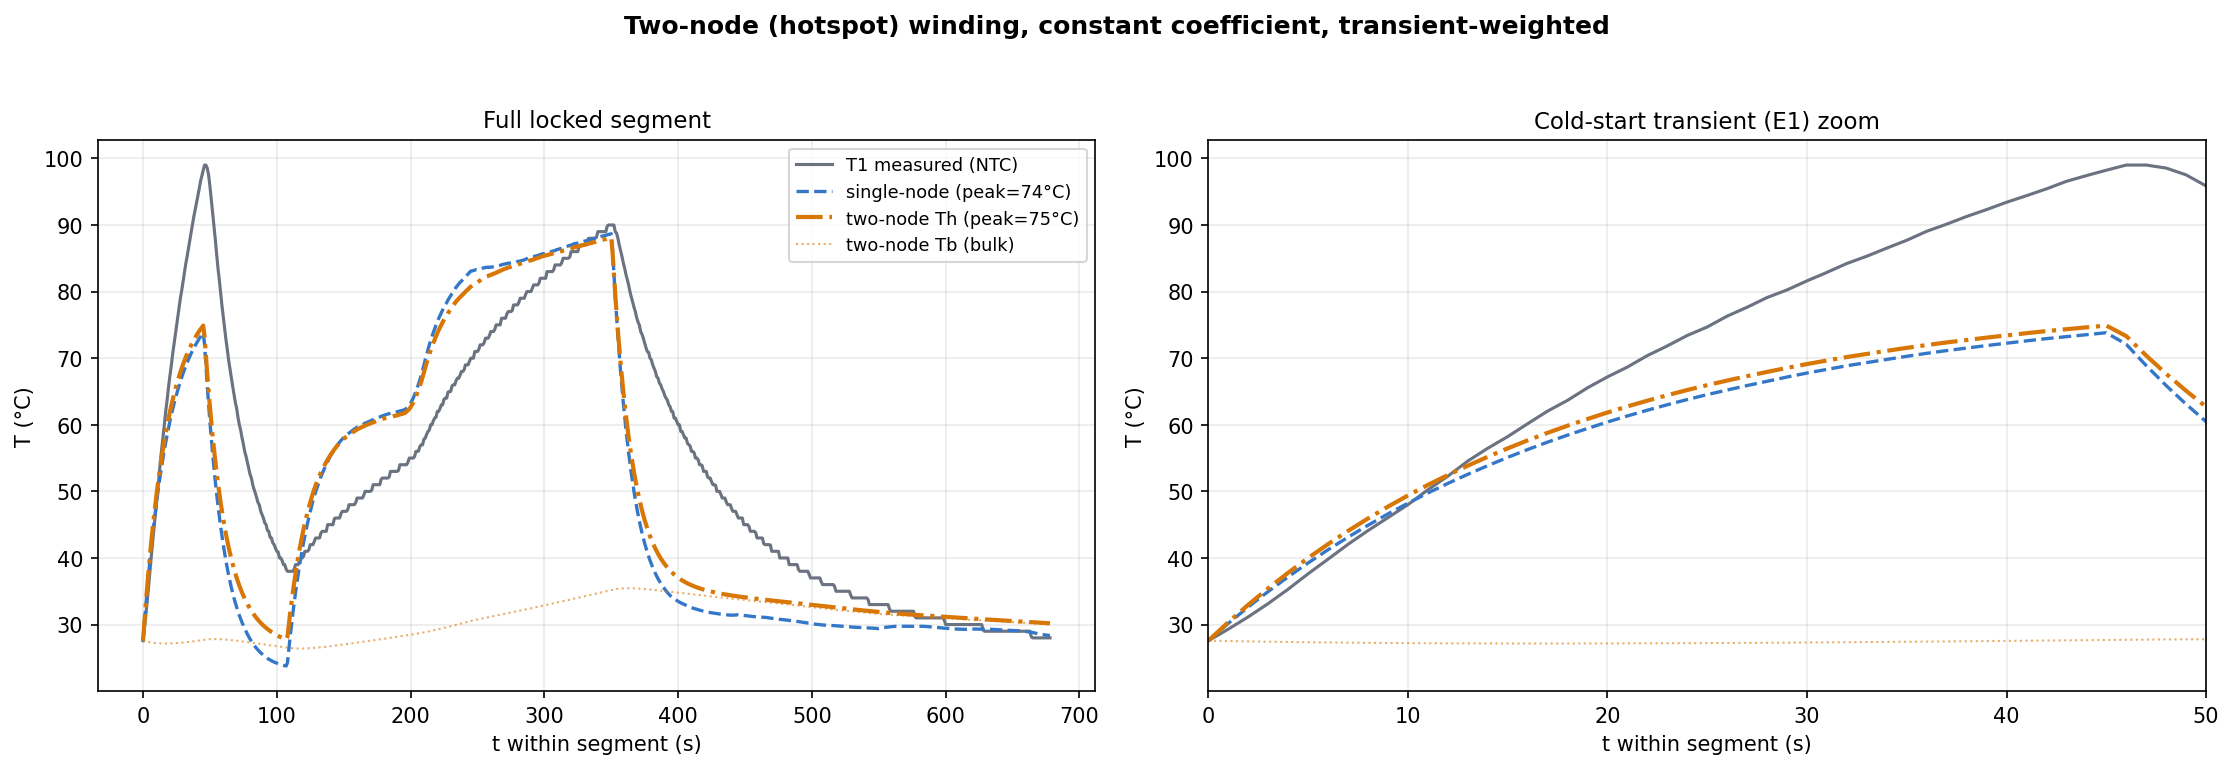

The script that saved this image:
"""
两节点绕组(局部热点+本体) + 恒定损耗系数 + 冷启瞬态加权
=======================================================
检验: 单一恒定 a 下, 两时间尺度结构能否同时拟合
      冷启尖峰(E1, ~98°C) 和温热准稳态(~90°C)?
  能  → "额外损耗"主因是热结构(缺快热容), 非电气
  不能→ 冷启仍需更高功率, 存在真实额外电气损耗

模型(T3实测作边界):
  dTh/dt = [γ·P(Th)        - (Th-Tb)/R_h] / C_h    (Th = NTC 读数)
  dTb/dt = [(1-γ)P(Tb) + (Th-Tb)/R_h - (Tb-T3)/R13] / C_b
  P = a·(1+α(T-Tref))·I²   ← 单一恒定 a
判据: 冷启窗(E1)峰值与RMSE 单列, 对比单节点(同样加权)
用法: python phase1_twonode_weighted.py <CSV>
"""
import sys, time
import numpy as np
from scipy.optimize import differential_evolution, minimize
import matplotlib
matplotlib.use('Agg')
import matplotlib.pyplot as plt

from lptn_3node_final import CONFIG, load_multiple, extract_lock_segments, p1_sim_segment

MAX_SUB = 40
K_TREND = 8.0        # 瞬态加权强度: w = 1 + K·relu(dT1/dt)
COLD = (25, 72)      # 冷启窗(E1) 用于单列判据
STEADY = (330, 375)  # 温热准稳态窗
OUT = 'phase1_twonode_weighted.png'

# 两节点参数: C_h, C_b, R_h, R13, a, gamma
TN_BOUNDS = [(1,150),(20,800),(0.02,5),(0.05,10),(0.1,12),(0.05,1.0)]
# 单节点参数: C1, R13, a
SN_BOUNDS = [(5,500),(0.05,10),(0.1,20)]


def weights(seg):
    w = 1.0 + K_TREND*np.maximum(seg['dT1_meas']/seg['dt_safe'], 0.0)  # len N-1
    return np.append(w, w[-1])


def tn_sim(seg, p, alpha, Tref):
    C_h,C_b,R_h,R13,a,g = p
    I2=seg['I2']; T3=seg['T3']; dt_arr=seg['dt']; N=len(seg['t'])
    Th=np.empty(N); Tb=np.empty(N); Th[0]=Tb[0]=seg['T1'][0]
    iCh=1/C_h; iCb=1/C_b; iRh=1/R_h; iR13=1/R13; tau=C_h*R_h
    for k in range(N-1):
        dt=dt_arr[k]; m=int(dt/(0.4*tau))+1
        if m>MAX_SUB: return None,None
        h=dt/m; th,tb=Th[k],Tb[k]; aI2=a*I2[k]
        for _ in range(m):
            Ph=g*aI2*(1+alpha*(th-Tref)); Pb=(1-g)*aI2*(1+alpha*(tb-Tref))
            q=(th-tb)*iRh
            th+=(Ph-q)*iCh*h; tb+=(Pb+q-(tb-T3[k])*iR13)*iCb*h
        Th[k+1]=th; Tb[k+1]=tb
    return Th,Tb


def tn_cost(p, seg, w, alpha, Tref):
    try:
        Th,_=tn_sim(seg,p,alpha,Tref)
        if Th is None or np.any(np.isnan(Th)) or np.any(np.abs(Th)>500): return 1e6
        return np.sum(w*(Th-seg['T1'])**2)/np.sum(w)
    except Exception: return 1e6


def sn_cost(p, seg, w, alpha, Tref):
    try:
        C1,R13,a=p
        T=p1_sim_segment(seg,C1,a,R13,alpha,Tref)
        if np.any(np.isnan(T)): return 1e6
        return np.sum(w*(T-seg['T1'])**2)/np.sum(w)
    except Exception: return 1e6


def fit(cost, bounds, seg, w, alpha, Tref, seeds=(42,123), mi=200):
    bc,bx=1e10,None
    for s in seeds:
        r=differential_evolution(cost,bounds,args=(seg,w,alpha,Tref),seed=s,
            maxiter=mi,popsize=15,tol=1e-9,polish=False,workers=1,
            mutation=(0.5,1.5),recombination=0.9)
        r2=minimize(cost,r.x,args=(seg,w,alpha,Tref),method='L-BFGS-B',
            bounds=bounds,options={'maxiter':400,'ftol':1e-14})
        if r2.fun<bc: bc,bx=r2.fun,r2.x
    return bx


def wrmse(sim, seg, lo, hi):
    t=seg['t']; m=(t>=lo)&(t<hi)
    return np.sqrt(np.mean((sim[m]-seg['T1'][m])**2)) if m.any() else np.nan


def main():
    if len(sys.argv)<2: print(__doc__); sys.exit(1)
    alpha=CONFIG.get('alpha_cu',0.00393); Tref=CONFIG.get('T_ref',25.0)
    data=load_multiple([sys.argv[1]],CONFIG)
    segs=extract_lock_segments(data,CONFIG)
    seg=max(segs,key=lambda s:len(s['t']))   # 取最长堵转段(含E1+再加热+冷却)
    w=weights(seg)
    print(f"堵转段: t={seg['t'][0]:.0f}~{seg['t'][-1]:.0f}s, {len(seg['t'])}pts")
    print(f"实测冷启峰 T1_max(在{COLD}) = {seg['T1'][(seg['t']>=COLD[0])&(seg['t']<COLD[1])].max():.0f}°C\n")

    print("[单节点 恒定a, 瞬态加权]"); t0=time.time()
    xs=fit(sn_cost,SN_BOUNDS,seg,w,alpha,Tref)
    Ts=p1_sim_segment(seg,xs[0],xs[2],xs[1],alpha,Tref)
    print(f"  C1={xs[0]:.1f} R13={xs[1]:.3f} a={xs[2]:.3f}  ({time.time()-t0:.0f}s)")
    print(f"  冷启峰模拟={Ts[(seg['t']>=COLD[0])&(seg['t']<COLD[1])].max():.0f}°C  "
          f"RMSE冷启={wrmse(Ts,seg,*COLD):.2f} 准稳态={wrmse(Ts,seg,*STEADY):.2f} 全段={np.sqrt(np.mean((Ts-seg['T1'])**2)):.2f}\n")

    print("[两节点 恒定a, 瞬态加权]"); t0=time.time()
    xt=fit(tn_cost,TN_BOUNDS,seg,w,alpha,Tref)
    Th,Tb=tn_sim(seg,xt,alpha,Tref)
    C_h,C_b,R_h,R13,a,g=xt
    print(f"  C_h={C_h:.1f} C_b={C_b:.1f} R_h={R_h:.3f} R13={R13:.3f} a={a:.3f} γ={g:.2f}  ({time.time()-t0:.0f}s)")
    print(f"  τ_hot=C_h·R_h={C_h*R_h:.1f}s  τ_bulk=C_b·R13={C_b*R13:.1f}s")
    print(f"  冷启峰模拟={Th[(seg['t']>=COLD[0])&(seg['t']<COLD[1])].max():.0f}°C  "
          f"RMSE冷启={wrmse(Th,seg,*COLD):.2f} 准稳态={wrmse(Th,seg,*STEADY):.2f} 全段={np.sqrt(np.mean((Th-seg['T1'])**2)):.2f}")
    # 碰界
    for v,(lo,hi),n in zip(xt,TN_BOUNDS,['C_h','C_b','R_h','R13','a','γ']):
        if abs(v-lo)<1e-3*(hi-lo): print(f"    ⚠ {n} 碰下界 {lo}")
        if abs(v-hi)<1e-3*(hi-lo): print(f"    ⚠ {n} 碰上界 {hi}")

    # 图: 全段 + E1 放大
    t=seg['t']-seg['t'][0]
    fig,(a1,a2)=plt.subplots(1,2,figsize=(15,5.2))
    for ax in (a1,a2):
        ax.plot(t,seg['T1'],color='#6b7280',lw=1.5,label='T1 measured (NTC)')
        ax.plot(t,Ts,color='#3477c9',lw=1.6,ls='--',label=f'single-node (peak={Ts[(seg["t"]>=COLD[0])&(seg["t"]<COLD[1])].max():.0f}°C)')
        ax.plot(t,Th,color='#d97706',lw=2.0,ls='-.',label=f'two-node Th (peak={Th[(seg["t"]>=COLD[0])&(seg["t"]<COLD[1])].max():.0f}°C)')
        ax.plot(t,Tb,color='#d97706',lw=1.0,ls=':',alpha=.6,label='two-node Tb (bulk)')
        ax.grid(True,alpha=.25); ax.set_xlabel('t within segment (s)'); ax.set_ylabel('T (°C)')
    a1.legend(fontsize=8.5,loc='best'); a1.set_title('Full locked segment',fontsize=11)
    a2.set_xlim(0, COLD[1]-seg['t'][0]+3); a2.set_title('Cold-start transient (E1) zoom',fontsize=11)
    fig.suptitle('Two-node (hotspot) winding, constant coefficient, transient-weighted',fontweight='bold')
    plt.tight_layout(rect=[0,0,1,0.95]); plt.savefig(OUT,dpi=150,bbox_inches='tight')
    print(f'\nPlot: {OUT}')


if __name__=='__main__':
    main()
